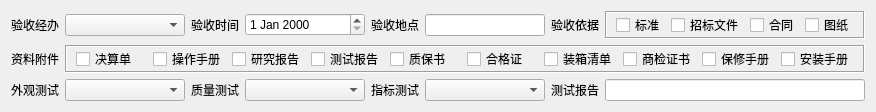
<?xml version="1.0" encoding="UTF-8"?>
<ui version="4.0">
 <class>Form</class>
 <widget class="QWidget" name="Form">
  <property name="geometry">
   <rect>
    <x>0</x>
    <y>0</y>
    <width>864</width>
    <height>104</height>
   </rect>
  </property>
  <property name="windowTitle">
   <string>Form</string>
  </property>
  <layout class="QVBoxLayout" name="verticalLayout">
   <item>
    <layout class="QGridLayout" name="gridLayout">
     <item row="2" column="2">
      <widget class="QLabel" name="label_7">
       <property name="text">
        <string>质量测试</string>
       </property>
       <property name="alignment">
        <set>Qt::AlignRight|Qt::AlignTrailing|Qt::AlignVCenter</set>
       </property>
      </widget>
     </item>
     <item row="2" column="0">
      <widget class="QLabel" name="label_6">
       <property name="text">
        <string>外观测试</string>
       </property>
       <property name="alignment">
        <set>Qt::AlignRight|Qt::AlignTrailing|Qt::AlignVCenter</set>
       </property>
      </widget>
     </item>
     <item row="2" column="4">
      <widget class="QLabel" name="label_8">
       <property name="text">
        <string>指标测试</string>
       </property>
       <property name="alignment">
        <set>Qt::AlignRight|Qt::AlignTrailing|Qt::AlignVCenter</set>
       </property>
      </widget>
     </item>
     <item row="0" column="3">
      <widget class="QDateEdit" name="dateEdit_acceptance_date">
       <property name="minimumSize">
        <size>
         <width>120</width>
         <height>0</height>
        </size>
       </property>
       <property name="maximumSize">
        <size>
         <width>120</width>
         <height>16777215</height>
        </size>
       </property>
      </widget>
     </item>
     <item row="2" column="6">
      <widget class="QLabel" name="label_9">
       <property name="text">
        <string>测试报告</string>
       </property>
       <property name="alignment">
        <set>Qt::AlignRight|Qt::AlignTrailing|Qt::AlignVCenter</set>
       </property>
      </widget>
     </item>
     <item row="0" column="1">
      <widget class="QComboBox" name="comboBox_transactor">
       <property name="minimumSize">
        <size>
         <width>120</width>
         <height>0</height>
        </size>
       </property>
       <property name="maximumSize">
        <size>
         <width>120</width>
         <height>16777215</height>
        </size>
       </property>
      </widget>
     </item>
     <item row="0" column="5">
      <widget class="QLineEdit" name="lineEdit_acceptance_place">
       <property name="sizePolicy">
        <sizepolicy hsizetype="Fixed" vsizetype="Fixed">
         <horstretch>0</horstretch>
         <verstretch>0</verstretch>
        </sizepolicy>
       </property>
       <property name="minimumSize">
        <size>
         <width>120</width>
         <height>0</height>
        </size>
       </property>
       <property name="maximumSize">
        <size>
         <width>120</width>
         <height>16777215</height>
        </size>
       </property>
      </widget>
     </item>
     <item row="0" column="2">
      <widget class="QLabel" name="label">
       <property name="text">
        <string>验收时间</string>
       </property>
       <property name="alignment">
        <set>Qt::AlignRight|Qt::AlignTrailing|Qt::AlignVCenter</set>
       </property>
      </widget>
     </item>
     <item row="0" column="4">
      <widget class="QLabel" name="label_3">
       <property name="text">
        <string>验收地点</string>
       </property>
       <property name="alignment">
        <set>Qt::AlignRight|Qt::AlignTrailing|Qt::AlignVCenter</set>
       </property>
      </widget>
     </item>
     <item row="0" column="0">
      <widget class="QLabel" name="label_2">
       <property name="text">
        <string>验收经办</string>
       </property>
       <property name="alignment">
        <set>Qt::AlignRight|Qt::AlignTrailing|Qt::AlignVCenter</set>
       </property>
      </widget>
     </item>
     <item row="0" column="6">
      <widget class="QLabel" name="label_4">
       <property name="text">
        <string>验收依据</string>
       </property>
       <property name="alignment">
        <set>Qt::AlignRight|Qt::AlignTrailing|Qt::AlignVCenter</set>
       </property>
      </widget>
     </item>
     <item row="1" column="0">
      <widget class="QLabel" name="label_5">
       <property name="sizePolicy">
        <sizepolicy hsizetype="Fixed" vsizetype="Preferred">
         <horstretch>0</horstretch>
         <verstretch>0</verstretch>
        </sizepolicy>
       </property>
       <property name="text">
        <string>资料附件</string>
       </property>
       <property name="alignment">
        <set>Qt::AlignRight|Qt::AlignTrailing|Qt::AlignVCenter</set>
       </property>
      </widget>
     </item>
     <item row="0" column="7">
      <widget class="QFrame" name="frame_standard">
       <property name="sizePolicy">
        <sizepolicy hsizetype="Preferred" vsizetype="Fixed">
         <horstretch>0</horstretch>
         <verstretch>0</verstretch>
        </sizepolicy>
       </property>
       <property name="frameShape">
        <enum>QFrame::Box</enum>
       </property>
       <property name="frameShadow">
        <enum>QFrame::Sunken</enum>
       </property>
       <layout class="QHBoxLayout" name="horizontalLayout_2">
        <property name="topMargin">
         <number>0</number>
        </property>
        <property name="bottomMargin">
         <number>0</number>
        </property>
        <item>
         <widget class="QCheckBox" name="checkBox_14">
          <property name="text">
           <string>标准</string>
          </property>
         </widget>
        </item>
        <item>
         <widget class="QCheckBox" name="checkBox_13">
          <property name="text">
           <string>招标文件</string>
          </property>
         </widget>
        </item>
        <item>
         <widget class="QCheckBox" name="checkBox_12">
          <property name="text">
           <string>合同</string>
          </property>
         </widget>
        </item>
        <item>
         <widget class="QCheckBox" name="checkBox_11">
          <property name="text">
           <string>图纸</string>
          </property>
         </widget>
        </item>
       </layout>
      </widget>
     </item>
     <item row="2" column="1">
      <widget class="QComboBox" name="comboBox_feature_test">
       <property name="minimumSize">
        <size>
         <width>120</width>
         <height>0</height>
        </size>
       </property>
       <property name="maximumSize">
        <size>
         <width>120</width>
         <height>16777215</height>
        </size>
       </property>
      </widget>
     </item>
     <item row="2" column="3">
      <widget class="QComboBox" name="comboBox_quality_test">
       <property name="minimumSize">
        <size>
         <width>120</width>
         <height>0</height>
        </size>
       </property>
       <property name="maximumSize">
        <size>
         <width>120</width>
         <height>16777215</height>
        </size>
       </property>
      </widget>
     </item>
     <item row="1" column="1" colspan="7">
      <widget class="QFrame" name="frame_documents">
       <property name="sizePolicy">
        <sizepolicy hsizetype="Preferred" vsizetype="Fixed">
         <horstretch>0</horstretch>
         <verstretch>0</verstretch>
        </sizepolicy>
       </property>
       <property name="frameShape">
        <enum>QFrame::Box</enum>
       </property>
       <property name="frameShadow">
        <enum>QFrame::Sunken</enum>
       </property>
       <layout class="QHBoxLayout" name="horizontalLayout">
        <property name="topMargin">
         <number>0</number>
        </property>
        <property name="bottomMargin">
         <number>0</number>
        </property>
        <item>
         <widget class="QCheckBox" name="checkBox_7">
          <property name="text">
           <string>决算单</string>
          </property>
         </widget>
        </item>
        <item>
         <widget class="QCheckBox" name="checkBox_1">
          <property name="text">
           <string>操作手册</string>
          </property>
         </widget>
        </item>
        <item>
         <widget class="QCheckBox" name="checkBox_9">
          <property name="text">
           <string>研究报告</string>
          </property>
         </widget>
        </item>
        <item>
         <widget class="QCheckBox" name="checkBox_8">
          <property name="text">
           <string>测试报告</string>
          </property>
         </widget>
        </item>
        <item>
         <widget class="QCheckBox" name="checkBox_6">
          <property name="text">
           <string>质保书</string>
          </property>
         </widget>
        </item>
        <item>
         <widget class="QCheckBox" name="checkBox">
          <property name="text">
           <string>合格证</string>
          </property>
         </widget>
        </item>
        <item>
         <widget class="QCheckBox" name="checkBox_5">
          <property name="text">
           <string>装箱清单</string>
          </property>
         </widget>
        </item>
        <item>
         <widget class="QCheckBox" name="checkBox_4">
          <property name="text">
           <string>商检证书</string>
          </property>
         </widget>
        </item>
        <item>
         <widget class="QCheckBox" name="checkBox_3">
          <property name="text">
           <string>保修手册</string>
          </property>
         </widget>
        </item>
        <item>
         <widget class="QCheckBox" name="checkBox_2">
          <property name="text">
           <string>安装手册</string>
          </property>
         </widget>
        </item>
       </layout>
      </widget>
     </item>
     <item row="2" column="5">
      <widget class="QComboBox" name="comboBox_specification_test">
       <property name="minimumSize">
        <size>
         <width>120</width>
         <height>0</height>
        </size>
       </property>
       <property name="maximumSize">
        <size>
         <width>120</width>
         <height>16777215</height>
        </size>
       </property>
      </widget>
     </item>
     <item row="2" column="7">
      <widget class="QLineEdit" name="lineEdit_test_report"/>
     </item>
    </layout>
   </item>
  </layout>
 </widget>
 <resources/>
 <connections/>
</ui>
